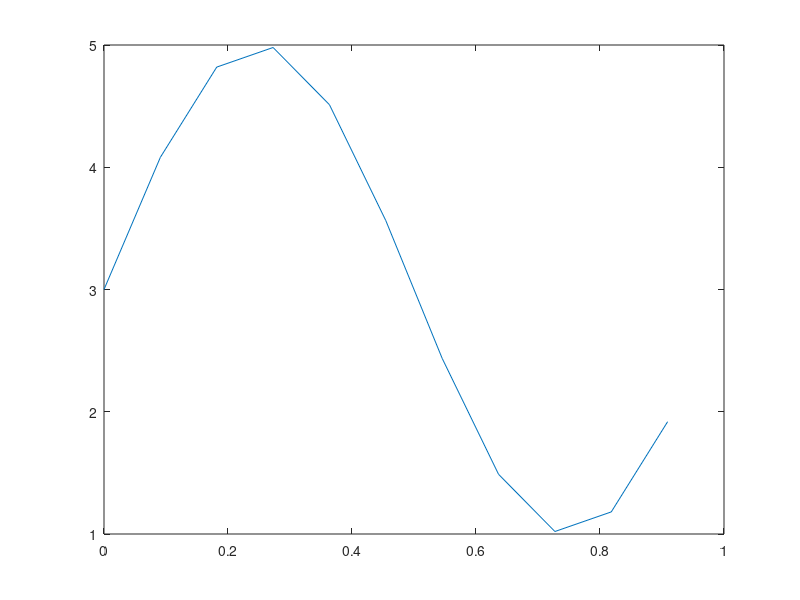

Write MATLAB code to recreate this figure. (Note: this script raises an error after producing the figure.)
% Test FFT
%% Finding Magnitude and Frequency
n=11; % 10 vs 11
t=(0:n-1)/n;
f=1; % works up to 4 for n=10 and to 5 for 11
z=3+2*sin(2*pi*f*t);

plot(t, z)
fftz=fft(z)
freqMag(fftz)


%% Checking with shifts
n=11; % 10 vs 11
t=(0:n-1)/n;
f=1; % works up to 4 for n=10 and to 5 for 11
z=3+2*sin(2*pi*f*t-pi/3);

plot(t, z)
fftz=fft(z)
[mag, ang, frq]=freqMag(fftz);
subplot(2,1,1)
plot(frq, mag)
subplot(2,1,2)
plot(frq, ang*180/pi)
